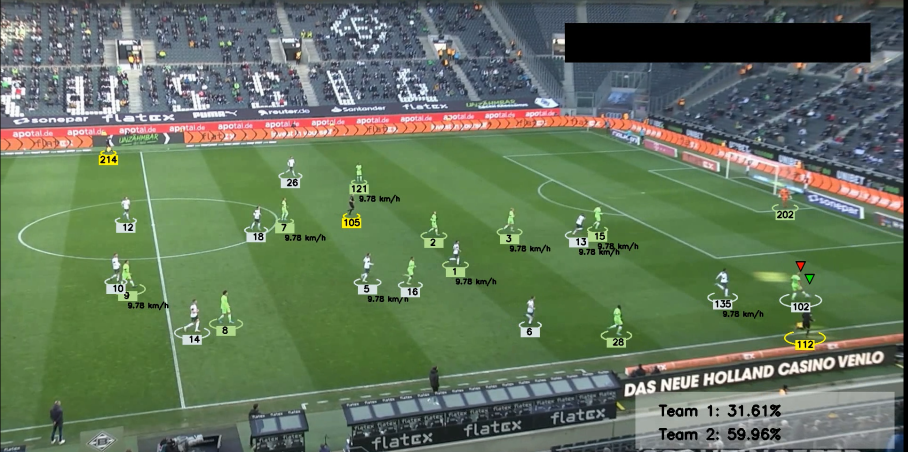
#> input picture img/football_image.png, 1815 x 904 px (shown at 1/2 size)
$ python -i camera_movement.py   (imports and definitions only)
#> lines starting #> are read from the running program, lines starting #| are printed output that depends on the picture
import os
import pickle

import cv2
import numpy as np
from bbox_utils import measure_distance, measure_xy_distance


def get_camera_movement(frames, read_from_stub=False, stub_path=None, min_distance=5):
    if read_from_stub and stub_path is not None and os.path.exists(stub_path):
        with open(stub_path, "rb") as f:
            return pickle.load(f)

    first_frame_grayscale = cv2.cvtColor(frames[0], cv2.COLOR_BGR2GRAY)
    mask_features = np.zeros_like(first_frame_grayscale)
    mask_features[:, 0:20] = 1
    mask_features[:, 900:1050] = 1

    features = {
        "maxCorners": 100,
        "qualityLevel": 0.3,
        "minDistance": 3,
        "blockSize": 7,
        "mask": mask_features,
    }

    camera_movement = [[0, 0]] * len(frames)
    old_gray = cv2.cvtColor(frames[0], cv2.COLOR_BGR2GRAY)
    old_features = cv2.goodFeaturesToTrack(old_gray, **features)

    for frame_num, frame in enumerate(frames[1:]):
        frame_gray = cv2.cvtColor(frame, cv2.COLOR_BGR2GRAY)
        new_features, _, _ = cv2.calcOpticalFlowPyrLK(
            old_gray,
            frame_gray,
            old_features,
            None,
            winSize=(15, 15),
            maxLevel=2,
            criteria=(cv2.TERM_CRITERIA_EPS | cv2.TERM_CRITERIA_COUNT, 10, 0.03),
        )

        max_distance = 0
        camera_movement_x, camera_movement_y = 0, 0

        for i, (new, old) in enumerate(zip(new_features, old_features)):
            new_features_point = new.ravel()
            old_features_point = old.ravel()

            distance = measure_distance(new_features_point, old_features_point)
            if distance > max_distance:
                max_distance = distance
                camera_movement_x, camera_movement_y = measure_xy_distance(
                    old_features_point, new_features_point
                )

        if max_distance > min_distance:
            camera_movement[frame_num] = [camera_movement_x, camera_movement_y]
            old_features = cv2.goodFeaturesToTrack(frame_gray, **features)

        old_gray = frame_gray.copy()

    if stub_path is not None:
        with open(stub_path, "wb") as f:
            pickle.dump(camera_movement, f)

    return camera_movement


def adjust_position(frames, players, path=None):
    camera_movement = get_camera_movement(frames, stub_path=path, read_from_stub=True)
    for num_frame in range(len(frames)):
        players["position"][players["frame_num"] == num_frame] -= camera_movement[
            num_frame
        ]

    return players

>>> import cv2
>>> picture = cv2.imread('../../img/football_image.png', cv2.IMREAD_GRAYSCALE)
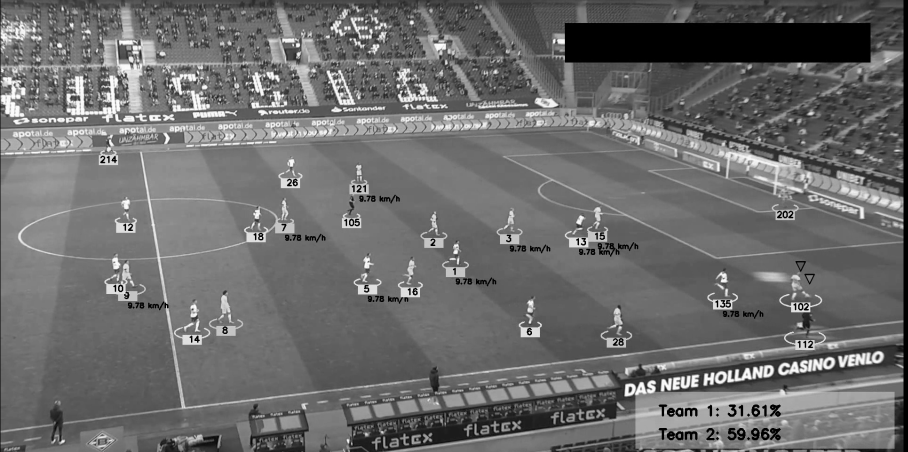
#> picture: shape (904, 1815) (shown at 1/2 size); min 0, max 255, mean 108.3
>>> result = get_camera_movement(picture)
#> (the run stopped early here; a loop or call above may not have finished)
